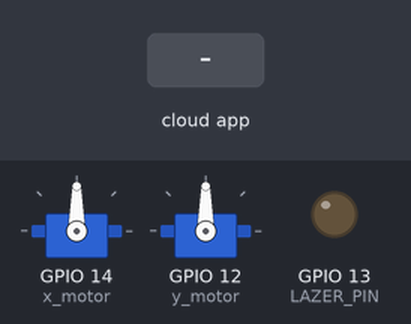
The sketch below on a simulated ESP32-S3. Parts: 2 × servo, output pins drawn as LEDs (lit = HIGH). The test bench sets the inputs (shaded band). The ROS host is connected and sends only what is stated.

Above: at 3.2 s.
3.3 s: the phone or cloud app sets lazer_command to 1
At 4.4 s:
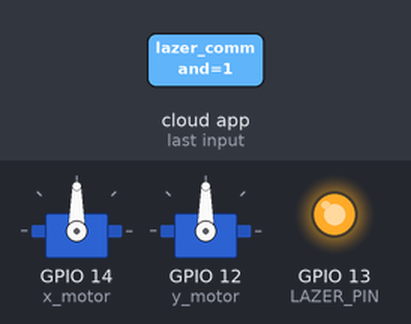
4.8 s: the phone or cloud app sets x_axis_command to 1
At 5.7 s:
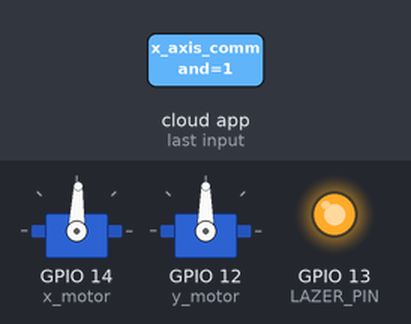
6.3 s: the phone or cloud app sets y_axis_command to 1
At 7.5 s:
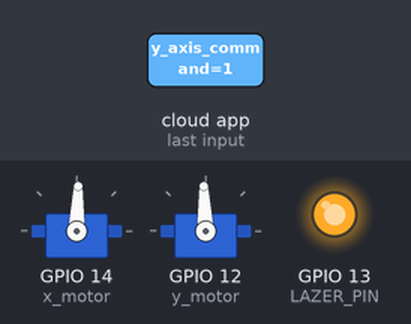
7.8 s: the phone or cloud app sets lazer_command to 0
At 9.0 s:
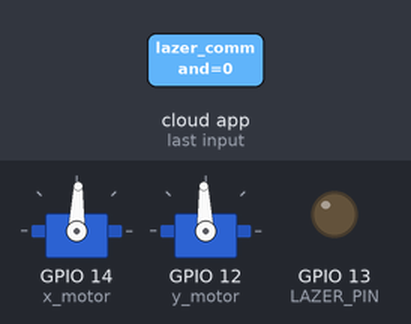
Timing chart, 0 to 10.3 s (numbered marks = the images above; inputs shaded):
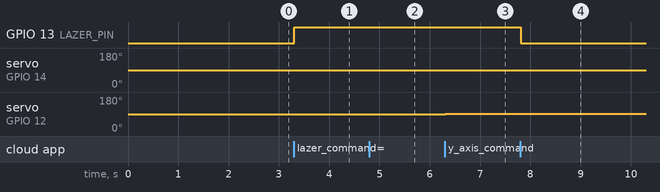

Measured:
- after the input at 3.3 s, GPIO 13 (LAZER_PIN): LOW → HIGH at once
- after the input at 4.8 s, servo on GPIO 14 (x_motor): 90° → 88° at once
- after the input at 6.3 s, servo on GPIO 12 (y_motor): 90° → 92° at once
- after the input at 7.8 s, GPIO 13 (LAZER_PIN): HIGH → LOW at once

The sketch:

motor_control_esp32_ros2_v1.ino
```cpp
#include <micro_ros_arduino.h>
#include <stdio.h>
#include <rcl/rcl.h>
#include <rcl/error_handling.h>
#include <rclc/rclc.h>
#include <rclc/executor.h>
#include <std_msgs/msg/int32.h>
#include <ESP32Servo.h>

/*
 * command map
 * 1 --> sistem up (x axis motor up)
 * -1 --> sistem down (x axis motor down)
 * 1 --> sistem left (y axis motor left)
 * -1 --> sistem right (y axis motor right)
 * 1 --> sistem fire (set lazer up for fire)
 * 0 --> sistem stop fire (set lazer down to stop fire)
 * -10 --> sistem initialization initialize sistem (motors on 90 degre and lazer down)
 * 0 all motors save last position
 */

Servo x_motor; // x axis motor
Servo y_motor; // y axis motor
int lazer = 13; // lazer pin

#define LAZER_PIN 13
#define X_AXIS_PIN 12
#define Y_AXIS_PIN 11

int initialization_angle = 90; // angle to set motor on 90 degre position
int max_angle = 175; // maximum angle that motor can reach
int min_angle = 5; //manimum angle that motor can reach
int angle_x=90; // angle to initialize x_motor to 90 degre
int angle_y=90; // angle to initialize y_motor to 90 degre
int increment_angle = 2; // angle that add or substitute on motor angle to turn it
int fire = 1; // value to set up lazer for fire
int stop_fire = 0; // value to set down lazer to stop fire

rcl_subscription_t lazer_subscriber;
rcl_subscription_t x_axis_subscriber;
rcl_subscription_t y_axis_subscriber;

std_msgs__msg__Int32 lazer_msg;
std_msgs__msg__Int32 x_axis_msg;
std_msgs__msg__Int32 y_axis_msg;

rclc_executor_t executor;
rclc_support_t support;
rcl_allocator_t allocator;
rcl_node_t node;

#define RCCHECK(fn) { rcl_ret_t temp_rc = fn; if((temp_rc != RCL_RET_OK)){error_loop();}}
#define RCSOFTCHECK(fn) { rcl_ret_t temp_rc = fn; if((temp_rc != RCL_RET_OK)){}}

void error_loop() {
    while (1) {
        digitalWrite(LAZER_PIN, !digitalRead(LAZER_PIN));
        delay(100);
    }
}

void lazer_callback(const void *msgin) {
    const std_msgs__msg__Int32 *msg = (const std_msgs__msg__Int32 *)msgin;
    //digitalWrite(LAZER_PIN, msg->data);
    // control lazer
      if(msg->data == 1){
        lazer_fire();
      }
      else if(msg->data == 0){
        lazer_stop_fire();
      }
}

void x_axis_callback(const void *msgin) {
    const std_msgs__msg__Int32 *msg = (const std_msgs__msg__Int32 *)msgin;
    //digitalWrite(X_AXIS_PIN, msg->data);
    // control x axis motor
      if(msg->data == 1){
        sistem_left();
      }
      else if(msg->data == -1){
        sistem_right();
      }
      else if(msg->data == 0){
        y_motor.write(angle_y);
      }
      else if(msg->data == -10){
        sistem_initialization();
      }

}

void y_axis_callback(const void *msgin) {
    const std_msgs__msg__Int32 *msg = (const std_msgs__msg__Int32 *)msgin;
    digitalWrite(Y_AXIS_PIN, msg->data);
    // control y axis motor
      if(msg->data == 1){
        sistem_up();
      }
      else if(msg->data == -1){
        sistem_down();
      }
      else if(msg->data == 0){
        x_motor.write(angle_x);
      }
      else if(msg->data == -10){
        sistem_initialization();
      }
}

void setup() {
    set_microros_transports();


  x_motor.attach(14); //attach x axis motor on pin2 (pwm pin on arduino mega)
  y_motor.attach(12); //attach y axis motor on pin3 (pwm pin on arduino mega)
  pinMode(lazer,OUTPUT); // set lazer pin like outpu

  sistem_initialization(); //initialize sistem (motors on 90 degre and lazer down)
    digitalWrite(lazer, LOW);

    //delay(2000);
    delay(2000);

    allocator = rcl_get_default_allocator();
    RCCHECK(rclc_support_init(&support, 0, NULL, &allocator));
    RCCHECK(rclc_node_init_default(&node, "micro_ros_arduino_node", "", &support));

    RCCHECK(rclc_subscription_init_default(
        &lazer_subscriber, &node,
        ROSIDL_GET_MSG_TYPE_SUPPORT(std_msgs, msg, Int32), "/lazer_command"));

    RCCHECK(rclc_subscription_init_default(
        &x_axis_subscriber, &node,
        ROSIDL_GET_MSG_TYPE_SUPPORT(std_msgs, msg, Int32), "/x_axis_command"));

    RCCHECK(rclc_subscription_init_default(
        &y_axis_subscriber, &node,
        ROSIDL_GET_MSG_TYPE_SUPPORT(std_msgs, msg, Int32), "/y_axis_command"));

    RCCHECK(rclc_executor_init(&executor, &support.context, 3, &allocator));
    RCCHECK(rclc_executor_add_subscription(&executor, &lazer_subscriber, &lazer_msg, &lazer_callback, ON_NEW_DATA));
    RCCHECK(rclc_executor_add_subscription(&executor, &x_axis_subscriber, &x_axis_msg, &x_axis_callback, ON_NEW_DATA));
    RCCHECK(rclc_executor_add_subscription(&executor, &y_axis_subscriber, &y_axis_msg, &y_axis_callback, ON_NEW_DATA));
}

void loop() {
    //delay(100);
    RCCHECK(rclc_executor_spin_some(&executor, RCL_MS_TO_NS(10)));
}

//function

void lazer_fire(){
  digitalWrite(lazer,fire);
}

void lazer_stop_fire(){

  digitalWrite(lazer,stop_fire);
}

void sistem_up(){
  angle_y = angle_y+increment_angle;
  if(angle_y >= max_angle){
    angle_y=max_angle;
  }
  y_motor.write(angle_y);

}

void sistem_down(){
  angle_y = angle_y-increment_angle;
  if(angle_y <= min_angle){
    angle_y=min_angle;
  }
  y_motor.write(angle_y);

}

void sistem_left(){
  angle_x = angle_x-increment_angle;
  if(angle_x >= max_angle){
    angle_x=max_angle;
  }
  x_motor.write(angle_x);
}

void sistem_right(){
  angle_x = angle_x+increment_angle;
  if(angle_x <= min_angle){
    angle_x=min_angle;
  }
  x_motor.write(angle_x);
}


void sistem_initialization(){
  x_motor.write(initialization_angle);
  y_motor.write(initialization_angle);
  digitalWrite(lazer,0);
}

void motor_debug(){
    for(int i=0; i< 179 ; i++){
    x_motor.write(i);
    delay(15);
    Serial.println(i);
  }

  for(int i=179; i>0 ; i--){
    x_motor.write(i);
    delay(15);
  }
}
```
